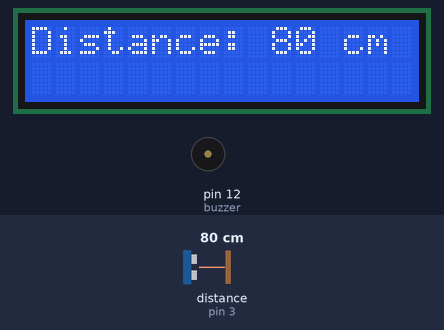
Recording of a sketch running on a simulated Arduino Uno, built with avr-gcc and run on an emulated ATmega328P. On the bench: 16×2 character LCD, buzzer (waves = sounding, pin HIGH). The test bench sets the inputs (shaded band); at power-on: distance to the obstacle (sensor on pin 3) 80 cm. The echo pulse lasts 58.3 µs per cm.

Above: at 1.2 s.
1.3 s: distance to the obstacle (sensor on pin 3) set to 23 cm
At 2.2 s:
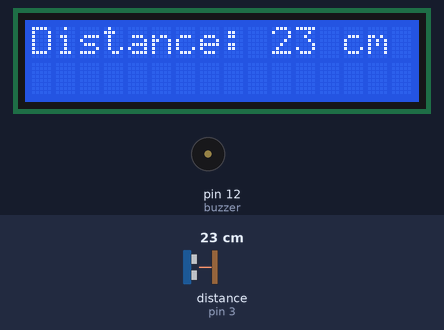
3.2 s: distance to the obstacle (sensor on pin 3) set to 18 cm
At 3.7 s:
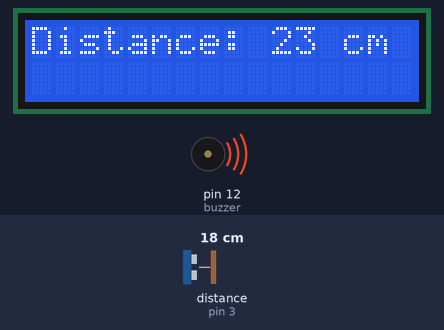
6.2 s: distance to the obstacle (sensor on pin 3) set to 120 cm
At 8.4 s:
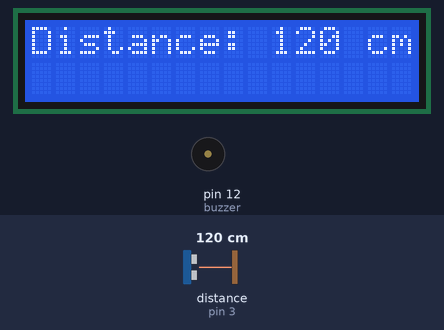
Timing chart, 0 to 9.9 s (numbered marks = the images above; inputs shaded):
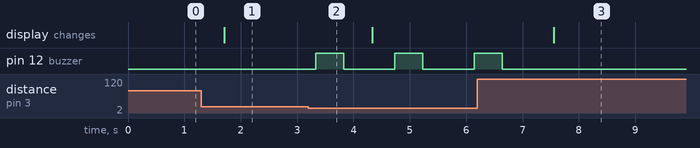

Measured:
- the behaviour switches between 21 and 20 cm on distance to the obstacle (sensor on pin 3) (found by bisection; images 1 and 2)
- after the input at 1.3 s, the display: changes after 0.41 s (image 1)
- after the input at 3.2 s, pin 12 (buzzer): alternates HIGH for 0.50 s and LOW for 0.91 s, starting after 0.13 s
- after the input at 6.2 s, pin 12 (buzzer): goes on until 6.6 s, then stays LOW; the display: changes after 1.4 s (image 3)

The sketch:

sensor_de_dist_ncia1.ino
```cpp
#include <LiquidCrystal.h>
#include <Ultrasonic.h>

const int trigPin = 2;
const int echoPin = 3;
Ultrasonic ultrasonic(trigPin, echoPin);
const int buzzer = 12;
LiquidCrystal lcd(7, 8, 9, 10, 11, 4);

void setup() {
  pinMode(buzzer, OUTPUT);
  lcd.begin(16, 2);
}

void loop() {
  long distance = ultrasonic.distanceRead();
  if (distance <= 20) {
    digitalWrite(buzzer, HIGH);
    delay(500);
    digitalWrite(buzzer, LOW);
    delay(500);
  } else {
    digitalWrite(buzzer, LOW);
  }
  lcd.clear();
  lcd.print("Distance: ");
  lcd.print(distance);
  lcd.print(" cm");
  delay(400);
}
```
